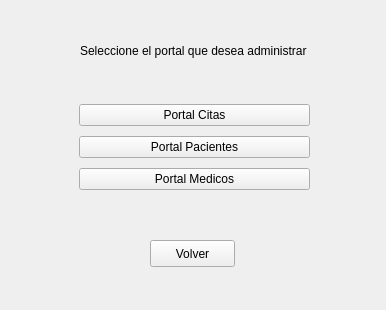
<?xml version="1.0" encoding="UTF-8"?>
<ui version="4.0">
 <class>inicio</class>
 <widget class="QWidget" name="inicio">
  <property name="geometry">
   <rect>
    <x>0</x>
    <y>0</y>
    <width>386</width>
    <height>310</height>
   </rect>
  </property>
  <property name="minimumSize">
   <size>
    <width>386</width>
    <height>310</height>
   </size>
  </property>
  <property name="maximumSize">
   <size>
    <width>386</width>
    <height>310</height>
   </size>
  </property>
  <property name="windowTitle">
   <string>Welcome</string>
  </property>
  <widget class="QLabel" name="label">
   <property name="geometry">
    <rect>
     <x>80</x>
     <y>0</y>
     <width>291</width>
     <height>101</height>
    </rect>
   </property>
   <property name="accessibleName">
    <string/>
   </property>
   <property name="text">
    <string>Seleccione el portal que desea administrar</string>
   </property>
  </widget>
  <widget class="QPushButton" name="exit_i">
   <property name="geometry">
    <rect>
     <x>150</x>
     <y>240</y>
     <width>85</width>
     <height>27</height>
    </rect>
   </property>
   <property name="text">
    <string>Volver</string>
   </property>
  </widget>
  <widget class="QWidget" name="verticalLayoutWidget">
   <property name="geometry">
    <rect>
     <x>79</x>
     <y>100</y>
     <width>231</width>
     <height>95</height>
    </rect>
   </property>
   <layout class="QVBoxLayout" name="verticalLayout">
    <item>
     <widget class="QPushButton" name="pc_i">
      <property name="text">
       <string>Portal Citas</string>
      </property>
     </widget>
    </item>
    <item>
     <widget class="QPushButton" name="pp_i">
      <property name="text">
       <string>Portal Pacientes</string>
      </property>
     </widget>
    </item>
    <item>
     <widget class="QPushButton" name="pm_i">
      <property name="text">
       <string>Portal Medicos</string>
      </property>
     </widget>
    </item>
   </layout>
  </widget>
 </widget>
 <resources/>
 <connections/>
</ui>
